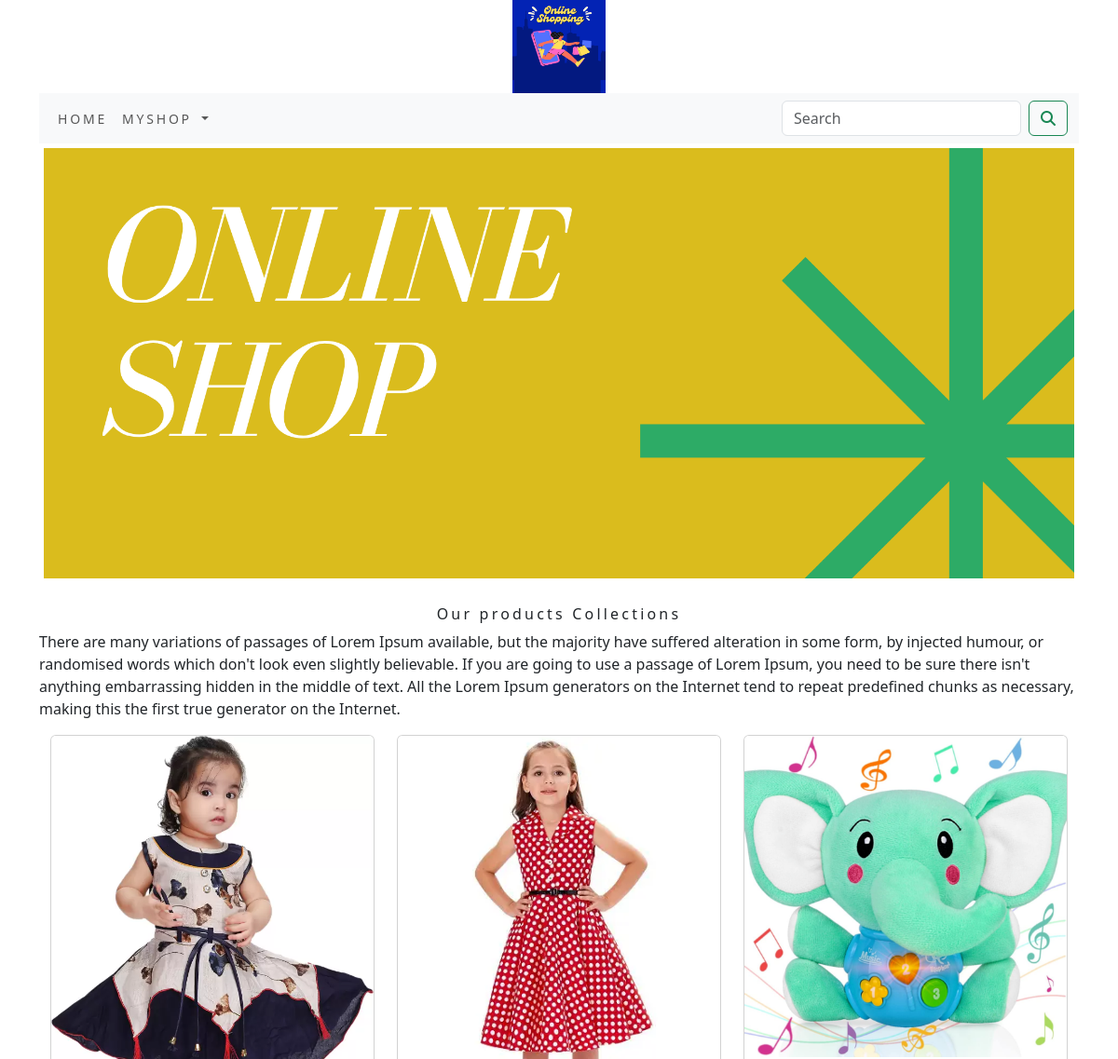
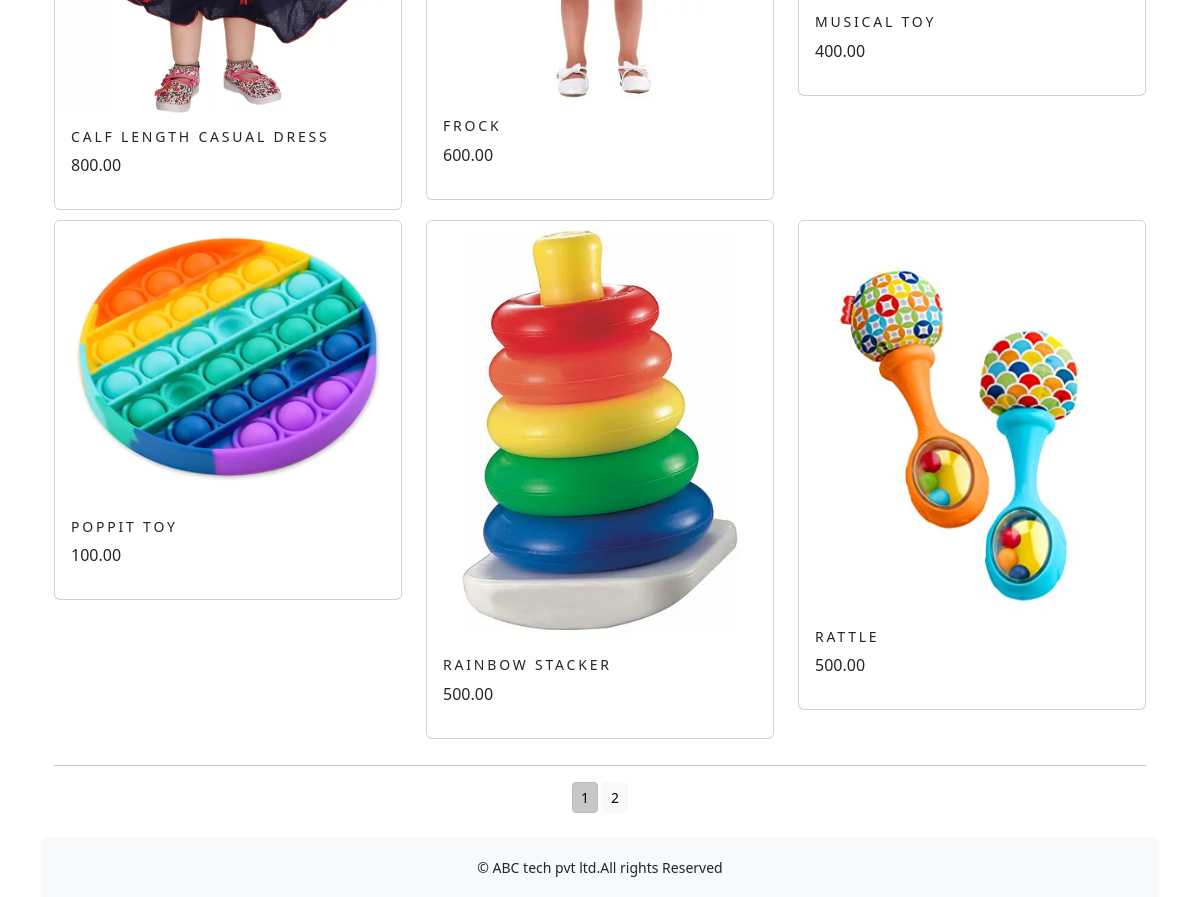
The page /myshop/ on the database its author committed (2 pictures, top to bottom).
### myshop/models.py (models this page shows, shortened)
class Product(models.Model):
    name=models.CharField(max_length=250,unique=True)
    slug=models.SlugField(max_length=250,unique=True)
    description=models.TextField(blank=True)
    price=models.DecimalField(max_digits=10,decimal_places=2)
    category=models.ForeignKey(Category,on_delete=models.CASCADE)
    image=models.ImageField(upload_to='product',blank=True)
    stock=models.IntegerField()
    available=models.BooleanField(default=True)
    created=models.DateTimeField(auto_now_add=True)
    updated=models.DateTimeField(auto_now=True)
    def get_url(self):
       return reverse('myshop:prodCatdetail',args=[self.category.slug,self.slug])
    class Meta:
        ordering=('name',)
        verbose_name='product'
        verbose_name_plural='products'

### myshop/views.py (the view)
# urls.py: path('',views.allProdCat,name='allProdCat'),
def allProdCat(request,c_slug=None):
    c_page=None
    products_list=None
    if c_slug!=None:
        c_page=get_object_or_404(Category,slug=c_slug)
        products_list=Product.objects.all().filter(category=c_page,available=True)
    else:
        products_list=Product.objects.all().filter(available=True)
    paginator=Paginator(products_list,6)
    try:
        page=int(request.GET.get('page','1'))
    except:
        page=1
    try:
        products=paginator.page(page)
    except (EmptyPage,InvalidPage):
        products=paginator.page(paginator.num_pages)
    return render(request,"category.html",{'category':c_page,'products':products})

### cart/context_processors.py (called while the page is built)
def counter(request):
    item_count=0
    if 'admin' in request.path:
        return {}
    else:
        try:
            cart=Cart.objects.filter(cart_id=_cart_id(request))
            cart_items=CartItem.objects.all().filter(cart=cart[:1])
            for cart_item in cart_items:
                item_count += cart_item.quantity
        except Cart.DoesNotExist:
            item_count =0
    return dict(item_count=item_count)

### cart/views.py (called while the page is built)
def _cart_id(request):
    cart=request.session.session_key
    if not cart:
        cart=request.session.create()
    return cart

### myshop/context_processors.py (called while the page is built)
def menu_links(request):
    links=Category.objects.all()
    return dict(links=links)

### myshop/models.py (called while the page is built)
    def get_url(self):
        return reverse('myshop:product_by_category',args=[self.slug])

### templates/category.html (shortened to what this page needs)
{% extends 'base.html' %}
{% load static %}
{% block content %}
<div class="mx_auto">
    {% if category %}
        <img class="my_image" src="{{category.image.url}}" alt="{{category.name}}">
</div>
    <br>
<div>
        <h1 class="text_center my_title">{{category.name}}</h1>
        <p class="text_justify">{{category.description}}</p>
</div>
     {% else %}
<div>
<img class="my_image my_image_padding" src="{% static 'img/banner.png' %}" alt="our products" width="1500px;">
</div>
<br>
<div>
    <h1 class="text-center my_title"> Our products Collections</h1>
    <p class="text-justify">There are many variations of passages of Lorem Ipsum available, but the majority have suffered alteration in some form, by injected humour, or randomised words which don't look even slightly believable. If you are going to use a passage of Lorem Ipsum, you need to be sure there isn't anything embarrassing hidden in the middle of text. All the Lorem Ipsum generators on the Internet tend to repeat predefined chunks as necessary, making this the first true generator on the Internet.</p>
</div>
     {% endif %}
<div class="container">
    <div class="row mx_auto">
        {% for product in products.object_list %}
        <div class="my_bottom_margin col-9 col-sm-12 col-md-4 xol-lg-4">
            <div class="card text_center" style="min-width:18rem;">
                <a href="{{product.get_url}}"><img class="card-img-top my_image" src="{{product.image.url}}" alt="{{product.name}}"></a>
            <div class="card-body">
                <h4>{{product.name}}</h4>
                <p>{{product.price}}</p>
            </div>
            </div>
        </div>
        {% endfor %}
    </div>
    <div class="mx-auto">
        {% if products.paginator.num_pages > 1 %}
        <hr>
        <div class="text-center">
            {% for pg in products.paginator.page_range %}
                <a href="?page={{pg}}" class="btn btn-light btn-sm {% if products.number == pg %} active {% endif %}">{{pg}}</a>
            {%endfor %}
        </div>
        {%endif %}
    </div>
    <br>
</div>
{% endblock %}

### templates/base.html (shortened to what this page needs)
{% load static %}
<!DOCTYPE html>
<html lang="en">
<head>
    <link href="https://cdn.jsdelivr.net/npm/bootstrap@5.3.0-alpha3/dist/css/bootstrap.min.css" rel="stylesheet">
    <link rel="stylesheet" href="{% static 'css/custom.css' %}">
        <link href="{% static 'css/bootstrap.min.css' %}" rel="stylesheet">
</head>
<body>
<div class="container">
{% include 'header.html' %}
{% include 'navbar.html' %}
{% block content %}
{% endblock %}
</div>
{% include 'footer.html' %}
</body>
</html>

### templates/header.html
{% load static %}
<header>
  <center>
       <a href="{%url 'myshop:allProdCat' %}"> <img src="{% static 'img/logo.png' %}" alt="logimage" width="100px;" height="100px;">
  </center>
</header>

### templates/navbar.html (shortened to what this page needs)
<nav class="navbar navbar-expand-lg navbar-light bg-light">
  <div class="container-fluid">
    <div class="collapse navbar-collapse" id="navbarSupportedContent">
      <ul class="navbar-nav me-auto mb-2 mb-lg-0">
        <li class="nav-item">
          <a class="nav-link" href="#">Home</a>
        </li>
        <li class="nav-item dropdown {% if 'myshop' in request.path %} active {% endif %}">
          <a class="nav-link dropdown-toggle" href="#" id="navbarDropdown" role="button" data-bs-toggle="dropdown" aria-expanded="false">
            Myshop
          </a>
        </li>
      </ul>
      <form class="d-flex" action="{% url 'search_app:SearchResult' %}" method="get">
        <input class="form-control me-2" type="search" placeholder="Search" name="q" aria-label="Search">
        <button class="btn btn-outline-success" type="submit"><i class="fa fa-search" ></i></button>
      </form>
    </div>
  </div>
</nav>

### templates/footer.html
<div class="footer navbar-fixed-bottom my_footer">
  <p class="text-center">&copy; ABC tech pvt ltd.All rights Reserved</p>
</div>

### static/css/custom.css (style rules this page uses)
body { font-family: 'Wix Madefor Text', sans-serif; }
.nav-item { letter-spacing : .2em; font-size :14px; text-transform :uppercase; }
.my_footer { background-color:#f8f9fa; height:60px; }
.my_footer p { padding-top:20px; font-size:14px; }
.my_image { width:100%; height:auto; }
.my_title { font-size:16px; text_transform:uppercase; letter-spacing:.2em; }
.my_image_padding { padding:5px; }
.my_bottom_margin { margin-bottom:10px; }
.card-body h4 { font-size:14px; text-transform:uppercase; letter-spacing:.2em }

### rows shown on the page
Product: image (picture), name "CALF LENGTH CASUAL DRESS", price "800.00"
Product: image (picture), name "FROCK", price "600.00"
Product: image (picture), name "MUSICAL TOY", price "400.00"
Product: image (picture), name "POPPIT TOY", price "100.00"
Product: image (picture), name "RAINBOW STACKER", price "500.00"
Product: image (picture), name "RATTLE", price "500.00"

### other values the page prints
{{ pg }} "1" "2"
